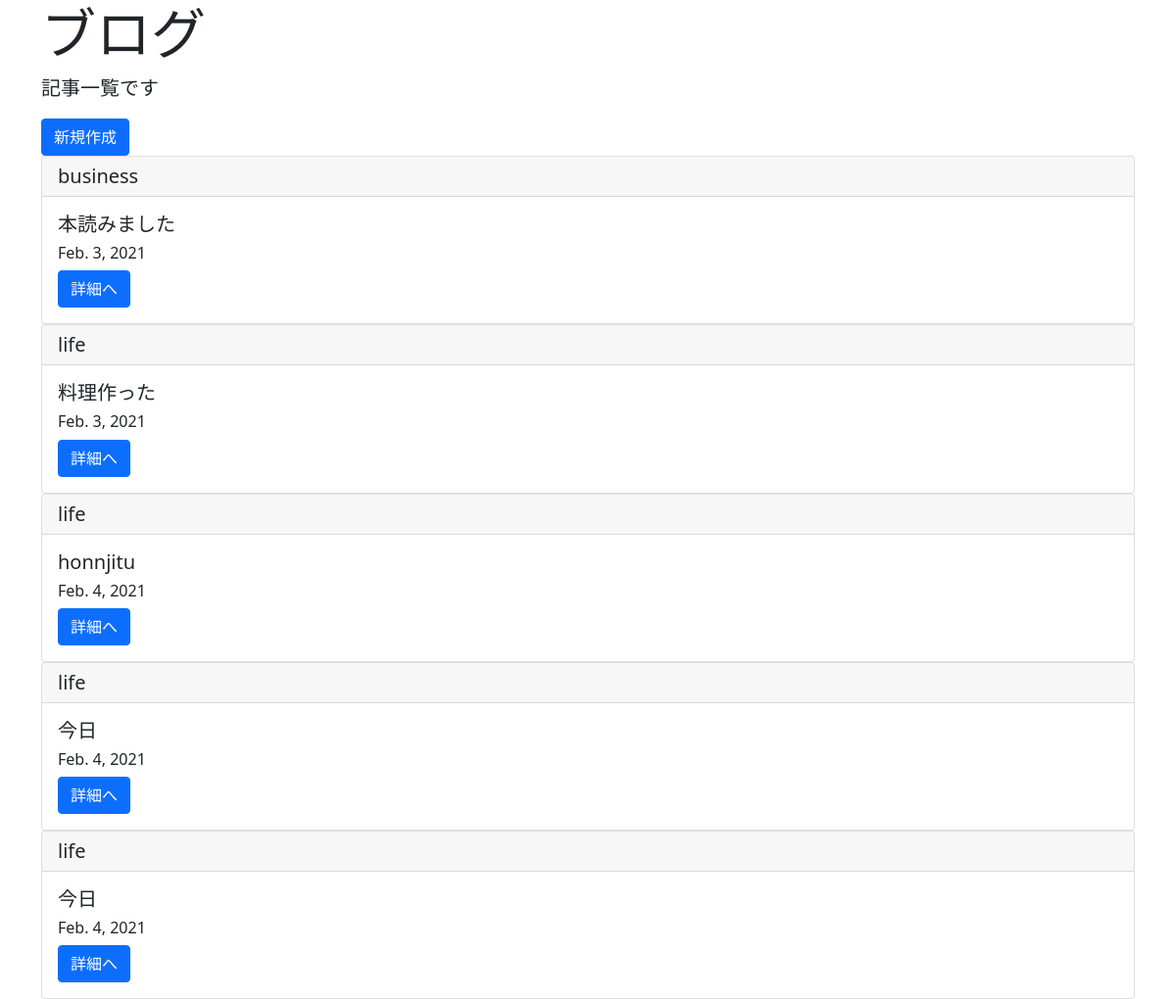
Page /list/ on the committed database.
### blogpost/models.py (models this page shows, shortened)
class BlogModel(models.Model):
    title = models.CharField(max_length=100)
    content = models.TextField()
    postdate = models.DateField(auto_now_add=True)
    category = models.CharField(
        max_length=50,
        choices = CATEGORY
    )

### blogpost/views.py (the view)
# urls.py: path('list/', BlogList.as_view(),name='list'),
class BlogList(ListView):
    template_name = 'List.html'
    model = BlogModel

### templates/list.html (shortened to what this page needs)
<!doctype html>
<html lang="en">
  <head>
    <link href="https://cdn.jsdelivr.net/npm/bootstrap@5.0.0-beta1/dist/css/bootstrap.min.css" rel="stylesheet">
  </head>
  <body>
{% extends 'base.html' %}
{% block header %}
<div class="jumbotron jumbotron-fluid">
 <div class="container">
  <h1 class="display-4">ブログ</h1>
  <p class="lead">記事一覧です</p>
 </div>
</div>
{% endblock header %}
{% block content %}
<div class = 'container'>
<a href="{% url 'create' %}" class="btn btn-primary">新規作成</a>
{% for item in object_list %}
<div class = "card">
    <h5 class="card-header">{{ item.category }}</h5>
    <div class="card-body">
      <h5 class="card-title">{{ item.title }}</h5>
      <h6 class="card-title">{{ item.postdate }}</h6>
      <a href="{% url 'detail' item.pk %}" class="btn btn-primary">詳細へ</a>
    </div>
</div>
{% endfor %}
</div>
{% endblock content %}

### templates/base.html (shortened to what this page needs)
<!doctype html>
<html lang="en">
  <head>
    <link href="https://cdn.jsdelivr.net/npm/bootstrap@5.0.0-beta1/dist/css/bootstrap.min.css" rel="stylesheet">
  </head>
  <body>
{% block header %}
{% endblock header %}
{% block content %}
{% endblock content %}
  </body>
</html>

### rows in the picture
BlogModel: category "business", title "本読みました", postdate "Feb. 3, 2021"
BlogModel: category "life", title "料理作った", postdate "Feb. 3, 2021"
BlogModel: category "life", title "honnjitu", postdate "Feb. 4, 2021"
BlogModel: category "life", title "今日", postdate "Feb. 4, 2021"
BlogModel: category "life", title "今日", postdate "Feb. 4, 2021"
